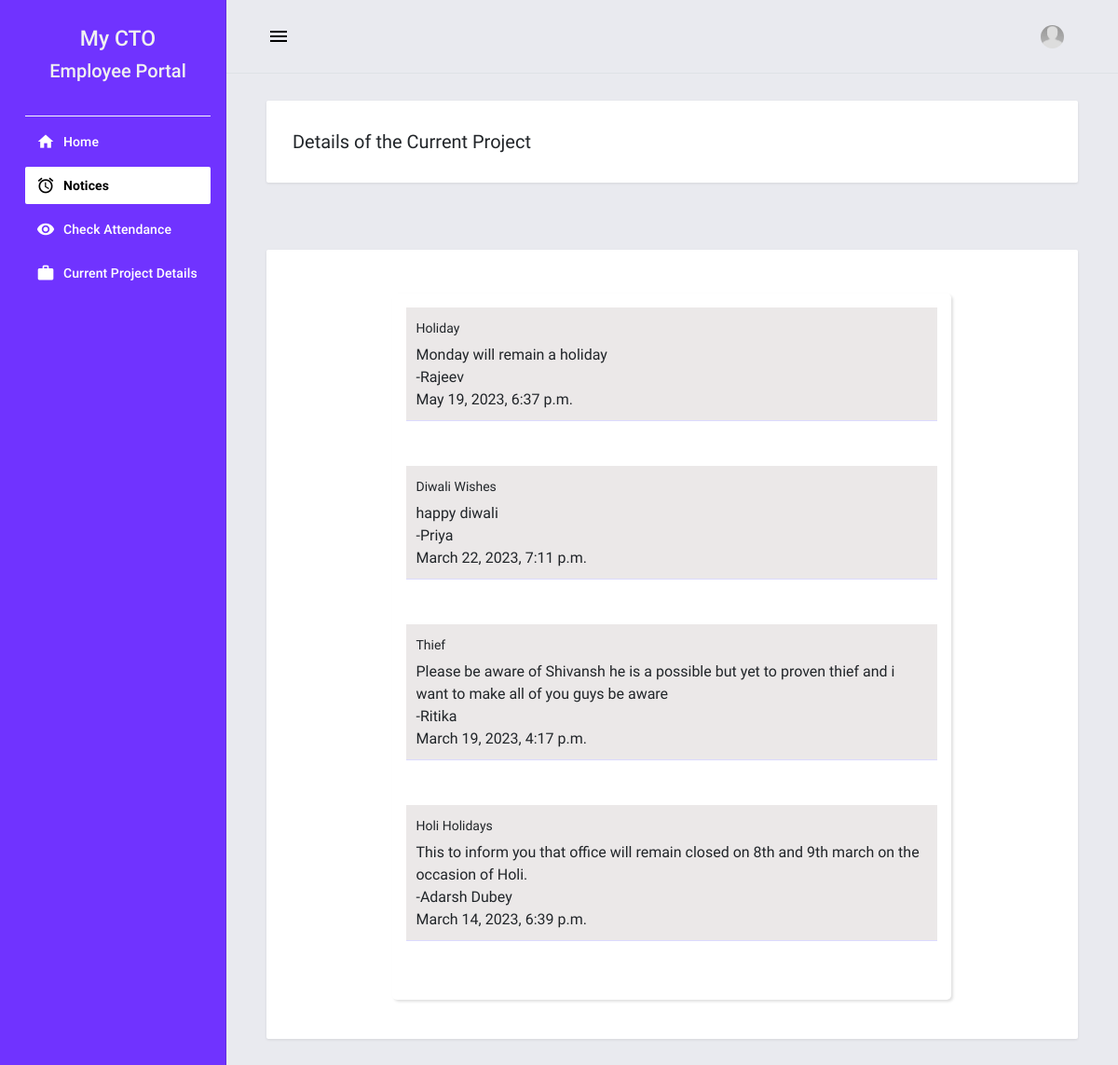
The app's page /notices_emp, older data.
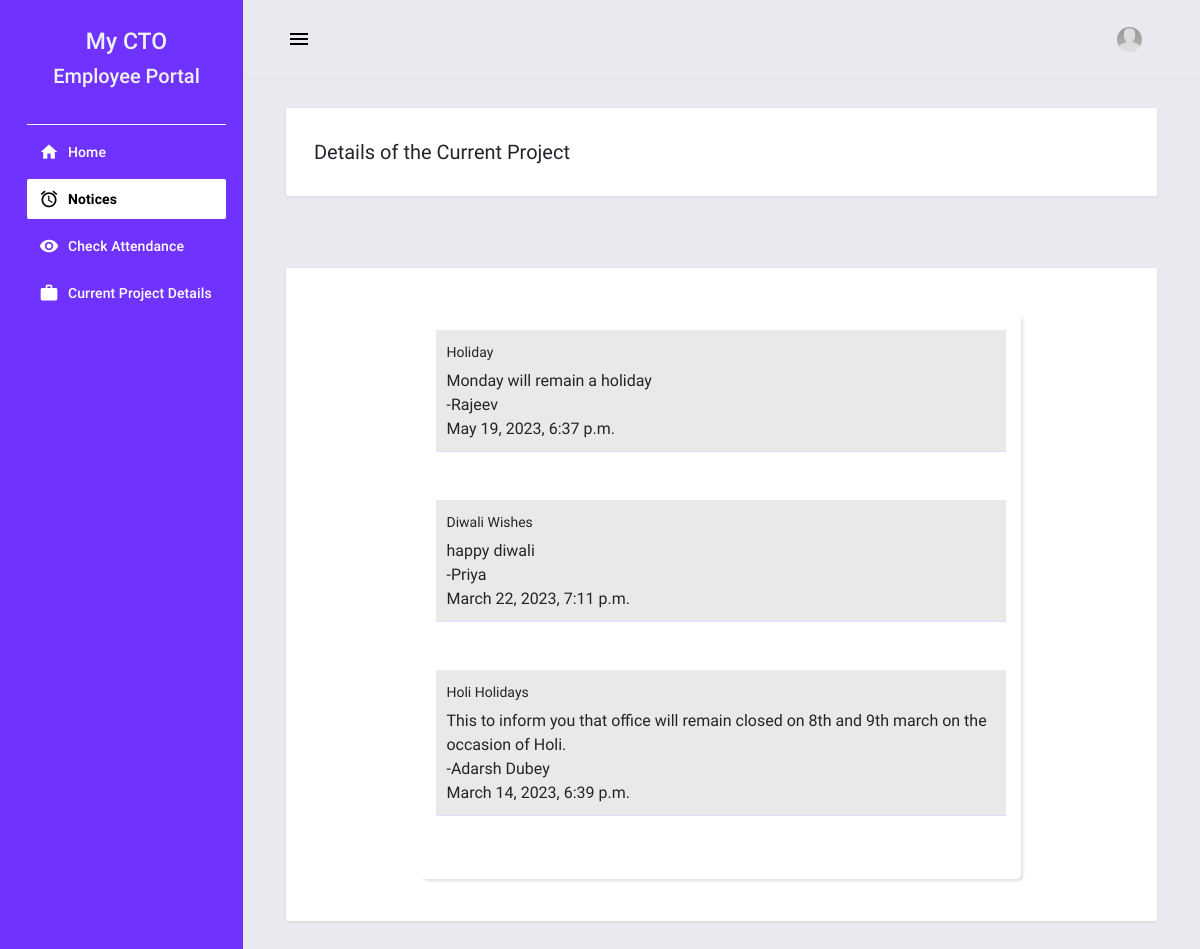
The same page, newer data.
### employee_information/models.py (models this page shows)
class notification(models.Model):
    name=models.CharField(max_length=255)
    subject=models.CharField(max_length=255)
    message=models.TextField(blank=True)
    time=models.DateTimeField(default=now)

### employeeview/views.py (the view)
# urls.py: path('notices_emp',views.notices_emp,name="notices_emp"),
def notices_emp(request):
    context={
        'notices':notification.objects.order_by('-time')
    }
    return render(request,'employee_view/notices.html',context)

### employee_information/templates/employee_view/notices.html (shortened to what this page needs)
{% extends "employee_view/base.html" %} {% load humanize %} {% block pageContent %}
<div class="mdc-layout-grid__cell stretch-card mdc-layout-grid__cell--span-12">
    <div class="mdc-card">
        <div class="d-flex justify-content-between">
            <h4 class="card-title mb-0">Details of the Current Project</h4>
        </div>
    </div>
</div>
<br>
<div class="mdc-layout-grid__cell stretch-card mdc-layout-grid__cell--span-12">
    <div class="mdc-card">
<div class="wrapper">
	<div class="notification_wrap">
		<div class="dropdown">
            {% for notice in notices %}
             {% if count is 0 %}
             <div class="notify_item">
                 <p>No new notifications</p>
             </div>
            {% else %}
			<div class="notify_item">
				<div class="notify_info">
					<p>{{notice.subject}} </p>
					<span class="notify_time">{{notice.message}}</span>
				</div>
                <div class="notify_img">
					-{{notice.name}}
				</div>
                <div class="notify_time">
					{{notice.time}}
				</div>
			</div>
            <br>
            <br>
            {% endif %}
			{% endfor %}
		</div>
	</div>
</div>
</div>
</div>
     <br>
{% endblock pageContent %}

### employee_information/templates/employee_view/base.html (shortened to what this page needs)
{% load static %}
<!DOCTYPE html>
<html lang="en">
<head>
    <link rel="stylesheet" href="{% static 'employee_information/assets/default/css/style.css' %}">
    <link rel="stylesheet" href="{% static 'employee_information/assets/bootstrap/css/bootstrap.min.css' %}">
    <link rel="stylesheet" href="{% static 'employee_information/assets/material-admin/vendors/mdi/css/materialdesignicons.min.css' %}">
    <link rel="stylesheet" href="{% static 'employee_information/assets/material-admin/vendors/css/vendor.bundle.base.css' %}">
    <link rel="stylesheet" href="{% static 'employee_information/assets/material-admin/vendors/flag-icon-css/css/flag-icon.min.css' %}">
    <link rel="stylesheet" href="{% static 'employee_information/assets/material-admin/vendors/jvectormap/jquery-jvectormap.css' %}">
    <link rel="stylesheet" href="{% static 'employee_information/assets/material-admin/css/demo/style.css' %}">
</head>
<body>
    <div class="body-wrapper">
        {% block navigation %} {% include "employee_view/navigation_employee.html" %} {% endblock navigation %}
        <div class="main-wrapper mdc-drawer-app-content">
            {% block TopNavigation %} {% include "employee_view/topNavigation_employee.html" %} {% endblock TopNavigation %}
            <div class="page-wrapper mdc-toolbar-fixed-adjust">
                <main class="content-wrapper">
                    <div class="mdc-layout-grid">
                        <div class="mdc-layout-grid__inner">
                            {% block pageContent %} {% endblock pageContent %}
                        </div>
                    </div>
                </main>
            </div>
        </div>
    </div>
</body>
</html>

### employee_information/templates/employee_view/navigation_employee.html
{% load static %}
<aside class="mdc-drawer mdc-drawer--dismissible mdc-drawer--open">
    <div class="mdc-drawer__header border-bottom border-light">
        <a href="{% url 'home-page' %}" class="brand-logo">
            <h3 class="text-center text-light">My CTO</h3>
            <h4 class="text-center text-light">Employee Portal</h4>
        </a>
    </div>
    <div class="mdc-drawer__content">
        <div class="mdc-list-group">
            <nav class="mdc-list mdc-drawer-menu">
                <div class="mdc-list-item mdc-drawer-item">
                    <a class="mdc-drawer-link" href="{% url 'home_employee' %}">
                        <i class="material-icons mdc-list-item__start-detail mdc-drawer-item-icon" aria-hidden="true">home</i> Home
                    </a>
                </div>
                <div class="mdc-list-item mdc-drawer-item">
                    <a class="mdc-drawer-link" href="{% url 'notices_emp' %}">
                        <i class="material-icons mdc-list-item__start-detail mdc-drawer-item-icon" aria-hidden="true">alarm</i> Notices
                    </a>
                </div>
                <div class="mdc-list-item mdc-drawer-item">
                    <a class="mdc-drawer-link" href="{% url 'employee_attendance' %}">
                        <i class="material-icons mdc-list-item__start-detail mdc-drawer-item-icon" aria-hidden="true">visibility</i> Check Attendance
                    </a>
                </div>
                <div class="mdc-list-item mdc-drawer-item">
                    <a class="mdc-drawer-link" href="{% url 'current_project' %}">
                        <i class="material-icons mdc-list-item__start-detail mdc-drawer-item-icon" aria-hidden="true">work</i> Current Project Details
                    </a>
                </div>
            </nav>
        </div>
    </div>
</aside>

### employee_information/templates/employee_view/topNavigation_employee.html (shortened to what this page needs)
{% load static %}
<header class="mdc-top-app-bar border-bottom shadow">
    <div class="mdc-top-app-bar__row">
        <div class="mdc-top-app-bar__section mdc-top-app-bar__section--align-start">
            <button class="material-icons mdc-top-app-bar__navigation-icon mdc-icon-button sidebar-toggler">menu</button>
        </div>
        <div class="mdc-top-app-bar__section mdc-top-app-bar__section--align-end mdc-top-app-bar__section-right">
            <div class="menu-button-container menu-profile d-none d-md-block">
                <button class="mdc-button mdc-menu-button">
                    <span class="d-flex align-items-center">
                    <span class="figure">
                        <img src="{% static 'employee_information/assets/material-admin/images/faces/ava.jpg' %}" alt="user" class="user">
                    </span>
                    </span>
                </button>
            </div>
        </div>
    </div>
</header>

### static/employee_information/assets/default/css/style.css (style rules this page uses)
html, body { height: 100%; width: 100%; }
.main-wrapper .page-wrapper .content-wrapper { min-height: calc(100vh - 84px - 62px) !important; }

### employee_information/templates/employee_view/notices.html (style rules this page uses)
.notification_wrap { width: 600px; margin: 12px auto 10px; }
.notify_item { background:#ebe8e8fc; padding:10px; }
.notification_wrap .dropdown { height: auto; background: #; border-radius: 5px; box-shadow: 2px 2px 3px rgba(0,0,0,0.125); margin: 15px auto 0; padding: 15px; }
.notification_wrap .dropdown .notify_item { align-items: center; padding: 10px; border-bottom: 1px solid #dbdaff; }
.notification_wrap .dropdown .notify_item .notify_info p { margin-bottom: 5px; }

Row changes from the older to the newer data that the page shows:
removed notification: subject "Thief", message "Please be aware of Shivansh he is a possible but yet to proven thief and i want to make all of you guys be aware", name "Ritika", time "March 19, 2023, 4:17 p.m."
